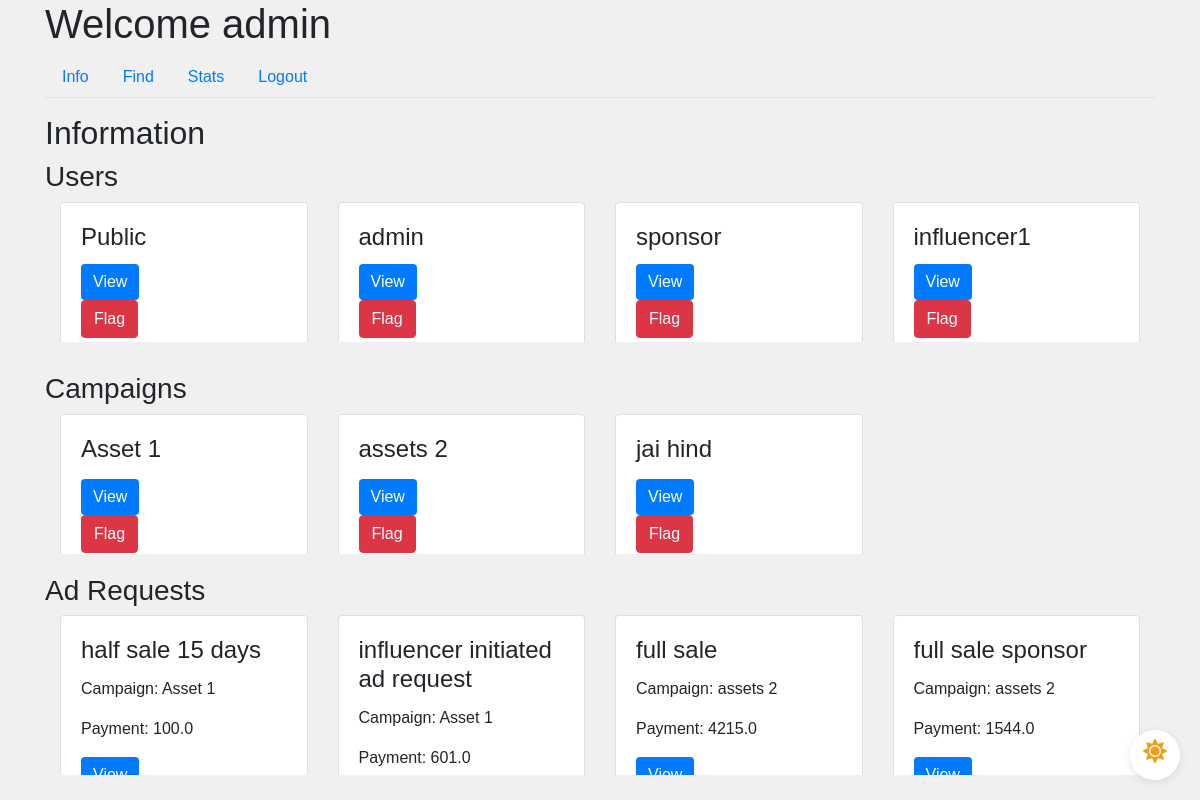
Before: /admin/info (signed in) with the older database file.
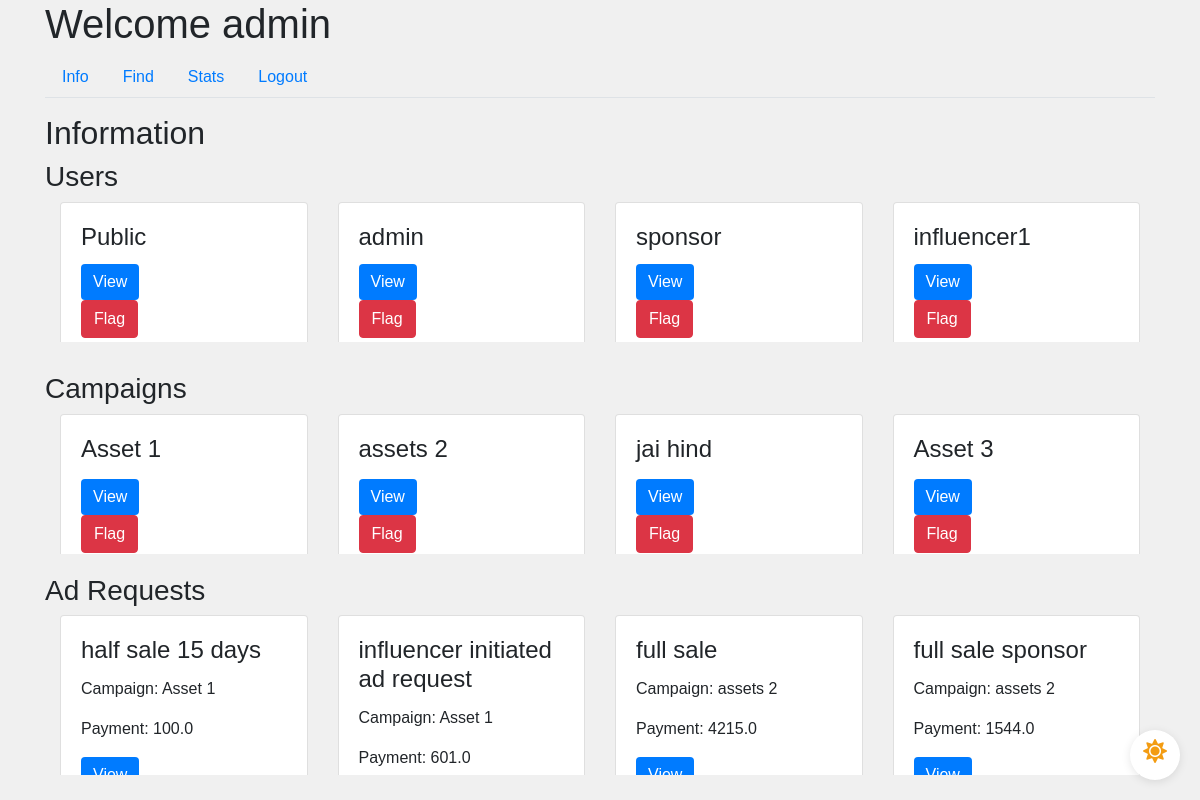
After: the same page with the newer database file.
### app/models.py (models this page shows, shortened)
class User(UserMixin, db.Model):
    id = db.Column(db.Integer, primary_key=True)
    username = db.Column(db.String(64), unique=True, nullable=False)
    email = db.Column(db.String(120), unique=True, nullable=False)
    password_hash = db.Column(db.String(128), nullable=False)
    role = db.Column(db.String(20), nullable=False)
    industry = db.Column(db.String(120))  # For Sponsors
    platforms = db.Column(db.Text)  # For Influencers
    category = db.Column(db.String(120))  # For Influencers
    niche = db.Column(db.String(120))  # For Influencers
    profile_pic = db.Column(db.String(20), nullable=False, default='download.png')
    flag = db.Column(db.Boolean, default=False, nullable=False)  # Add flag column

class Campaign(db.Model):
    id = db.Column(db.Integer, primary_key=True)
    name = db.Column(db.String(100), nullable=False)
    description = db.Column(db.Text, nullable=False)
    budget = db.Column(db.Float, nullable=False)
    visibility = db.Column(db.String(10), nullable=False)  # 'public', 'private'
    start_date = db.Column(db.Date, nullable=False)
    end_date = db.Column(db.Date, nullable=False)
    user_id = db.Column(db.Integer, db.ForeignKey('user.id'), nullable=False)
    ad_requests = db.relationship('AdRequest', backref='campaign', lazy=True)
    flag = db.Column(db.Boolean, default=False, nullable=False)  # Add flag column

class AdRequest(db.Model):
    id = db.Column(db.Integer, primary_key=True)
    campaign_id = db.Column(db.Integer, db.ForeignKey('campaign.id'), nullable=False)
    influencer_id = db.Column(db.Integer, db.ForeignKey('user.id'), nullable=False)
    requirements = db.Column(db.Text, nullable=False)
    payment_amount = db.Column(db.Float, nullable=False)
    status_influencer = db.Column(db.String(10), nullable=False)
    status_sponsor = db.Column(db.String(10), nullable=False)

### app/routes.py (the view)
@main.route('/admin/info')
@login_required
def admin_info():
    if current_user.role == 'admin':
        users = User.query.all()
        campaigns = Campaign.query.all()
        ad_requests = AdRequest.query.all()
        return render_template('admin_info.html', users=users, campaigns=campaigns, ad_requests=ad_requests)
    return redirect(url_for('main.home'))

### app/models.py (called while the page is built)
@login_manager.user_loader
def load_user(user_id):
    return User.query.get(int(user_id))

### app/templates/admin_info.html (shortened to what this page needs)
{% extends "admin_dashboard.html" %}
{% block tab_content %}
<h2>Information</h2>
<h3>Users</h3>
<div class="scrollable-container scrollable-container-custom-height-adm-1">
    <div class="row-container">
        {% for user in users %}
        <div class="col-md-3">
            <div class="request-box card">
                <div class="card-body">
                    <h4 class="card-title">{{ user.username }}</h4>
                    {% if user.role == 'influencer' %}
                        <button class="btn btn-primary" data-toggle="modal" data-target="#influencerModal" data-id="{{ user.id }}">View</button>
                    {% elif user.role == 'admin' %}
                        <button class="btn btn-primary" data-toggle="modal" data-target="#adminModal" data-id="{{ user.id }}">View</button>
                    {% elif user.role == 'sponsor' %}
                        <button class="btn btn-primary" data-toggle="modal" data-target="#sponsorModal" data-id="{{ user.id }}">View</button>
                    {% else %}
                        <p> Sorry user type mismatch </p>
                    {% endif %}
                    {% if user.flag == 0 %}
                        <form method="POST" action="{{ url_for('main.flag_user', id=user.id) }}">
                            <button type="submit" class="btn btn-danger">Flag</button>
                        </form>
                    {% endif %}
                </div>
            </div>
        </div>
        {% endfor %}
    </div>
</div>
<div class="influencer-profile-padding"></div>
<h3>Campaigns</h3>
<div class="scrollable-container scrollable-container-custom-height-adm-2">
    <div class="row-container">
        {% for campaign in campaigns %}
        <div class="col-md-3">
            <div class="request-box card">
                <div class="card-body">
                    <h4 class="card-title">{{ campaign.name }}</h4>
                    <button class="btn btn-primary" data-toggle="modal" data-target="#campaignModal" data-id="{{ campaign.id }}">View</button>
                    {% if campaign.flag == 0 %}
                        <form method="POST" action="{{ url_for('main.flag_campaign', id=campaign.id) }}">
                            <button type="submit" class="btn btn-danger">Flag</button>
                        </form>
                    {% endif %}
                </div>
            </div>
        </div>
        {% endfor %}
    </div>
</div>
<div class="admin-profile-padding"></div>
<h3>Ad Requests</h3>
<div class="scrollable-container scrollable-container-custom-height-adm-3">
    <div class="row-container">
        {% for request in ad_requests %}
        <div class="col-md-3">
            <div class="request-box card">
                <div class="card-body">
                    <h4 class="card-title">{{ request.requirements }}</h4>
                    <p class="card-text">Campaign: {{ request.campaign.name }}</p>
                    <p class="card-text">Payment: {{ request.payment_amount }}</p>
                    <button class="btn btn-primary" data-toggle="modal" data-target="#adRequestModal" data-id="{{ request.id }}">View</button>
                </div>
            </div>
        </div>
        {% endfor %}
    </div>
</div>
<div class="admin-profile-padding"></div>
{% endblock %}

### app/templates/admin_dashboard.html (shortened to what this page needs)
{% extends "base.html" %}
{% block content %}
<div class="dark-mode-toggle">
    <label for="darkSwitch" class="toggle-label">
        <i class="fas fa-sun light-mode-icon"></i>
    </label>
</div>
<h1>Welcome {{ current_user.username }}</h1>
<ul class="nav nav-tabs">
    <li class="nav-item">
        <a class="nav-link" href="{{ url_for('main.admin_info') }}">Info</a>
    </li>
    <li class="nav-item">
        <a class="nav-link" href="{{ url_for('main.admin_find') }}">Find</a>
    </li>
    <li class="nav-item">
        <a class="nav-link" href="{{ url_for('main.admin_stats') }}">Stats</a>
    </li>
    <li class="nav-item">
        <a class="nav-link" href="{{ url_for('main.logout') }}">Logout</a>
    </li>
</ul>
<div class="tab-content mt-3">
    {% block tab_content %}{% endblock %}
</div>
{% endblock %}

Changed rows visible on the page:
added Campaign: name "Asset 3"
